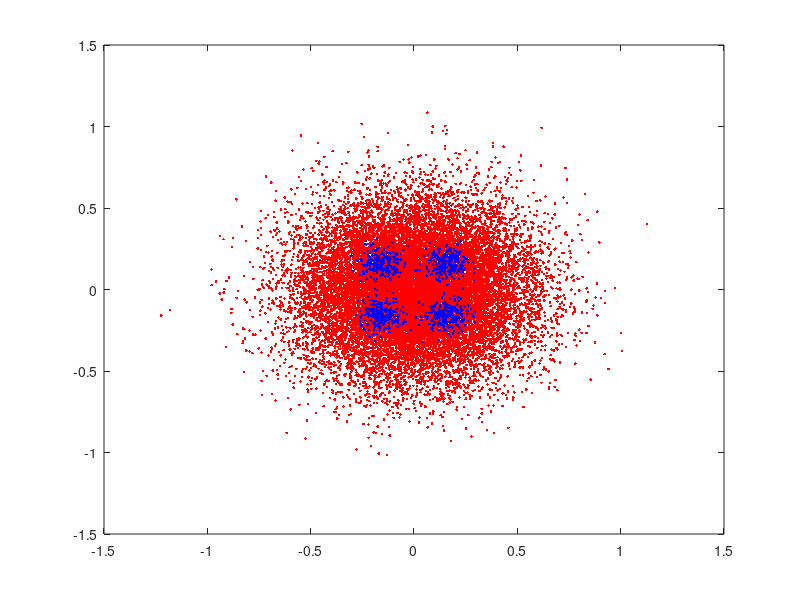

The MATLAB script that drew this image:
clear;
close all;

N=20;
Eb_N0_dB=10;
theta_deg=0;
x_desired=exp(-1i*pi*sin(theta_deg*pi/180)*[0:N-1].')/sqrt(N);

%% Tx

NumPayload=1000;
NumPilots=10;

pilots=randsrc(1,NumPilots,[1+1i 1-1i -1+1i -1-1i])/sqrt(2);
s=randsrc(1,NumPayload,[1+1i 1-1i -1+1i -1-1i])/sqrt(2);

%Signal Generation
txSig=x_desired*[pilots,s];

%% Channel

sigLen=length(txSig);

n = 1/sqrt(2)*[randn(N,sigLen) + 1i*randn(N,sigLen)]; % white gaussian noise, 0dB variance
h = 1/sqrt(2)*[randn(N,sigLen) + 1i*randn(N,sigLen)]; % Rayleigh channel

%%sD = kron(ones(N,1),txSig);
sD = txSig;
rxSig = h.*sD + 10^(-Eb_N0_dB/20)*n;


%% Rx

% equalization maximal ratio combining 

txSigHat =  sum(conj(h).*rxSig,1)./sum(h.*conj(h),1); 
figure;
plot(rxSig,'r.'); grid; hold on ;
plot(txSigHat,'b.'); grid; hold on ;
